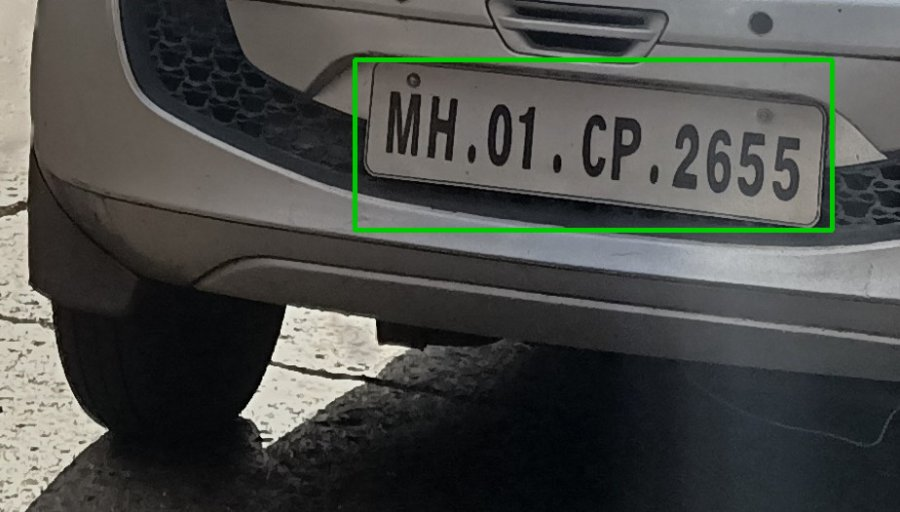
#> input picture webapp/assets/plates/plate_1_photo.jpg, 900 x 512 px
$ python -i preprocessor.py   (imports and definitions only)
#> lines starting #> are read from the running program, lines starting #| are printed output that depends on the picture; after the words box and inside, x2 and y2 are one past the last pixel; in counts of white or black regions, pixels touching at a corner belong together
#> further down, picture is the input picture: shape (512, 900, 3); mean B, G, R 72.5, 76.2, 74.2
"""
Plate Image Preprocessing & Rectification Module
CDAC AI-Based Intelligent Vehicle Monitoring & Traffic Violation Detection System
"""

import cv2
import numpy as np
from typing import Tuple, Optional, Dict, Any


class PlatePreprocessor:
    """
    Implements robust image preprocessing for license plates:
    - Safe bounding box cropping with margin padding
    - Perspective deskewing and horizontal rectification
    - Bilateral edge-preserving filtering
    - CLAHE (Contrast Limited Adaptive Histogram Equalization)
    - Dynamic bicubic upscaling to target OCR resolution
    - Adaptive multi-thresholding
    """

    def __init__(
        self,
        target_height: int = 140,
        pad_percent: float = 0.06,
        clahe_clip_limit: float = 2.5,
        clahe_tile_grid_size: Tuple[int, int] = (8, 8)
    ):
        self.target_height = target_height
        self.pad_percent = pad_percent
        self.clahe = cv2.createCLAHE(
            clipLimit=clahe_clip_limit,
            tileGridSize=clahe_tile_grid_size
        )

    # [27 lines left out: function crop_with_padding, not called in this run]

    def deskew_plate(self, image: np.ndarray) -> np.ndarray:
        """
        Detects tilt angle using minimum area rotated rectangle / Hough lines
        and horizontally rectifies the plate image.
        """
        if image is None or image.size == 0:
            return image

        gray = cv2.cvtColor(image, cv2.COLOR_BGR2GRAY) if len(image.shape) == 3 else image.copy()
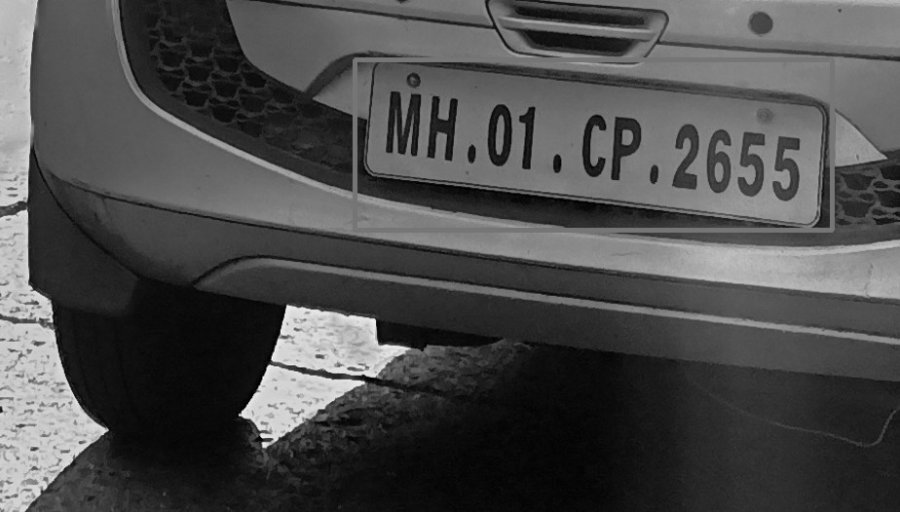
#> gray: shape (512, 900); min 0, max 251, mean 75.2

        # Blur and edge detection
        blurred = cv2.GaussianBlur(gray, (5, 5), 0)
        edged = cv2.Canny(blurred, 50, 200, apertureSize=3)
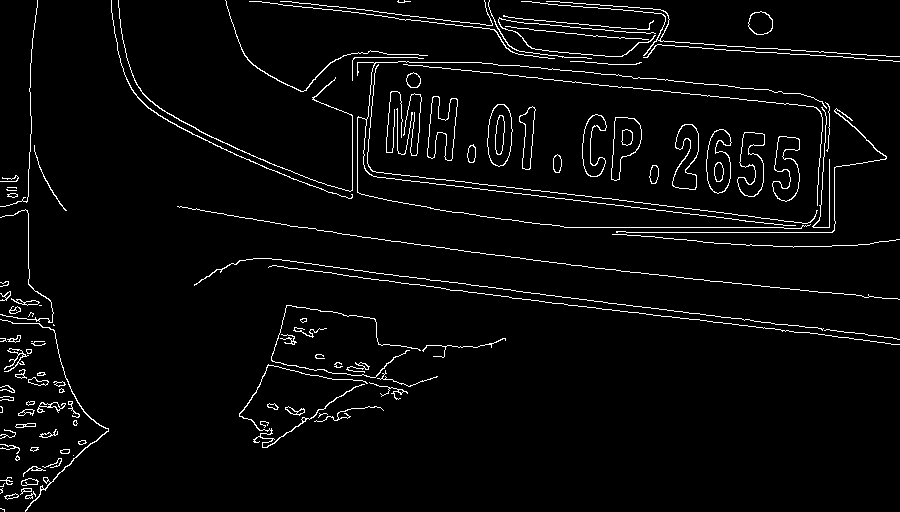
#> edged: shape (512, 900); 3.6% white in thin lines or dots

        # Find non-zero points or contours
        contours, _ = cv2.findContours(edged, cv2.RETR_LIST, cv2.CHAIN_APPROX_SIMPLE)
#> contours = 179 contours, 83 with area under 20; largest, box (x1, y1, x2, y2) and area: (487, 104, 513, 167) 1226, (487, 104, 513, 167) 1206, (706, 129, 732, 194) 1150, (611, 117, 642, 181) 1145, (611, 117, 642, 181) 1130
        if not contours:
            return image

        # Find largest contour candidate representing the plate boundary
        largest_contour = max(contours, key=cv2.contourArea)
#> largest_contour = contour of 54 points, box (x1, y1, x2, y2) (487, 104, 513, 167), area 1226
        if cv2.contourArea(largest_contour) < 50:
            return image

        rect = cv2.minAreaRect(largest_contour)
#> rect = ((499.5, 134.9), (62.27, 24.44), -85.91)
        angle = rect[-1]
#> angle = -85.91

        # OpenCV minAreaRect angle adjustment
        if angle < -45:
            angle = -(90 + angle)
#> angle = -4.09
        elif angle > 45:
            angle = 90 - angle
        else:
            angle = -angle

        # If angle is slight / reasonable (between -35 and 35 degrees)
        if 0.5 < abs(angle) < 35.0:
            (h, w) = image.shape[:2]
#> h = 512; w = 900
            center = (w // 2, h // 2)
#> center = (450, 256)
            rot_mat = cv2.getRotationMatrix2D(center, angle, 1.0)
#> rot_mat = [[0.997, -0.0712, 19.38], [0.0712, 0.997, -31.41]]
            deskewed = cv2.warpAffine(
                image, rot_mat, (w, h),
                flags=cv2.INTER_CUBIC,
                borderMode=cv2.BORDER_REPLICATE
            )
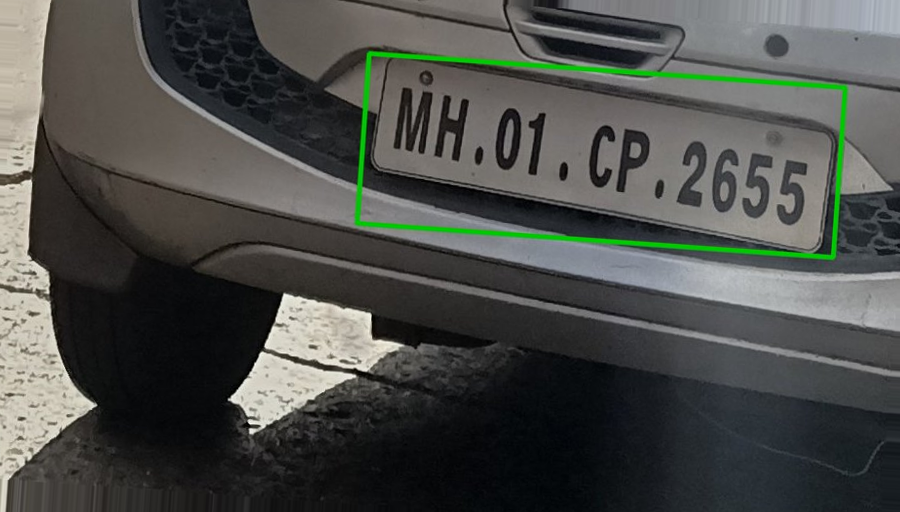
#> deskewed: shape (512, 900, 3); mean B, G, R 73.4, 77.1, 75.1
            return deskewed

        return image

    # [160 lines left out: functions upscale_to_target_height, enhance_contrast_clahe, denoise_bilateral, preprocess_grayscale_clahe, preprocess_adaptive_binarize, binarize_adaptive and 1 more, not called in this run]

>>> import cv2
>>> picture = cv2.imread('../../webapp/assets/plates/plate_1_photo.jpg')
>>> result = PlatePreprocessor().deskew_plate(picture)

$ run again, on webapp/assets/plates/plate_1_crop.png
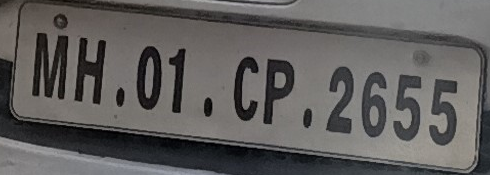
#> input picture webapp/assets/plates/plate_1_crop.png, 490 x 175 px
#> picture is the input picture: shape (175, 490, 3); mean B, G, R 92.6, 93.8, 95.8
#> in deskew_plate, `blurred = cv2.GaussianBlur(gray, (5, 5), 0)`:
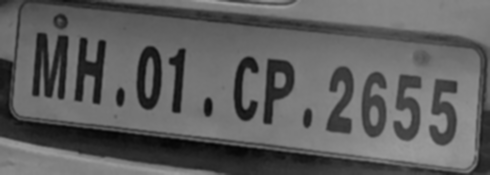
#> blurred: shape (175, 490); min 5, max 160, mean 94.2
#> in deskew_plate, `edged = cv2.Canny(blurred, 50, 200, apertureSize=3)`:
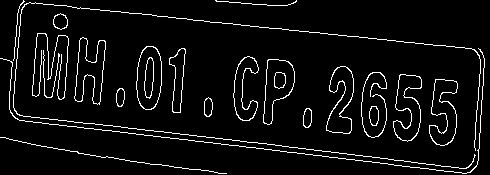
#> edged: shape (175, 490); 5.8% white in thin lines or dots
#> contours = 38 contours, 6 with area under 20; largest, box (x1, y1, x2, y2) and area: (136, 46, 162, 110) 1298, (136, 46, 162, 110) 1278, (263, 59, 295, 125) 1210, (263, 59, 295, 125) 1194, (429, 79, 458, 146) 1106
#> largest_contour = contour of 54 points, box (x1, y1, x2, y2) (136, 46, 162, 110), area 1298
#> rect = ((148.5, 77.5), (63, 25), -90)
#> in deskew_plate, `angle = rect[-1]`: angle = -90
#> in deskew_plate, `angle = -(90 + angle)`: angle = 0
